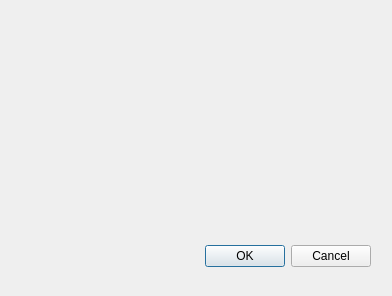
<?xml version="1.0" encoding="UTF-8"?>
<ui version="4.0">
 <class>Dialog</class>
 <widget class="QDialog" name="Dialog">
  <property name="geometry">
   <rect>
    <x>0</x>
    <y>0</y>
    <width>392</width>
    <height>296</height>
   </rect>
  </property>
  <property name="windowTitle">
   <string>Dialog</string>
  </property>
  <widget class="QDialogButtonBox" name="buttonBox">
   <property name="geometry">
    <rect>
     <x>30</x>
     <y>240</y>
     <width>341</width>
     <height>32</height>
    </rect>
   </property>
   <property name="orientation">
    <enum>Qt::Horizontal</enum>
   </property>
   <property name="standardButtons">
    <set>QDialogButtonBox::Cancel|QDialogButtonBox::Ok</set>
   </property>
  </widget>
 </widget>
 <resources/>
 <connections>
  <connection>
   <sender>buttonBox</sender>
   <signal>accepted()</signal>
   <receiver>Dialog</receiver>
   <slot>accept()</slot>
   <hints>
    <hint type="sourcelabel">
     <x>248</x>
     <y>254</y>
    </hint>
    <hint type="destinationlabel">
     <x>157</x>
     <y>274</y>
    </hint>
   </hints>
  </connection>
  <connection>
   <sender>buttonBox</sender>
   <signal>rejected()</signal>
   <receiver>Dialog</receiver>
   <slot>reject()</slot>
   <hints>
    <hint type="sourcelabel">
     <x>316</x>
     <y>260</y>
    </hint>
    <hint type="destinationlabel">
     <x>286</x>
     <y>274</y>
    </hint>
   </hints>
  </connection>
 </connections>
</ui>
